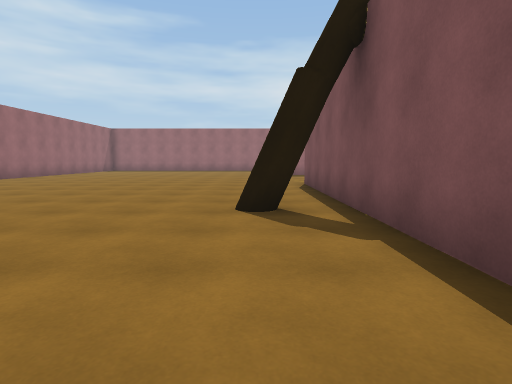
[1] (above)

18 first-person views from a walk through a scene from a Unity 3-D project. The camera is 1.3 m above the floor, tilts 6° down and sees 80° across. The floor is counted in squares, 2 m on a side. Each view is taken from the middle of a square. On the plan, view 1 faces up. The plan holds only what a view shows up to about 10 squares ahead; the rest is blank. The place goes on beyond the plan. The player is left out.

[2]
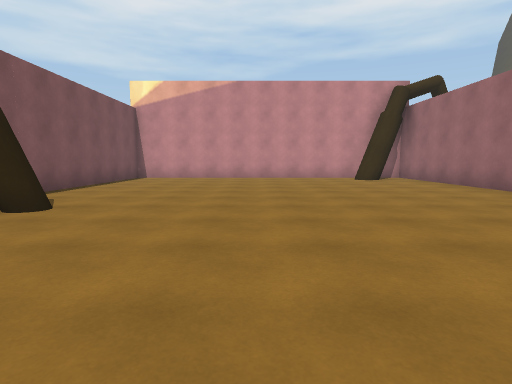

[3]
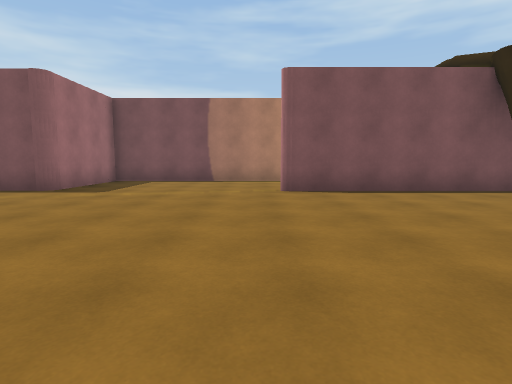

[4]
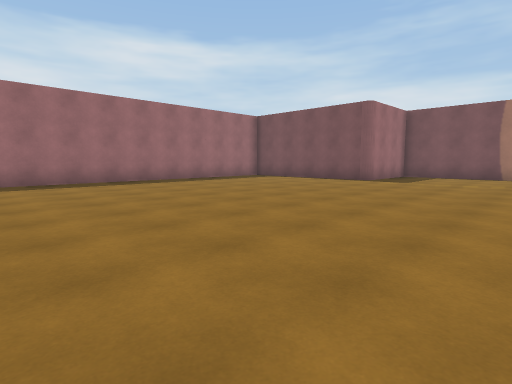

[5]
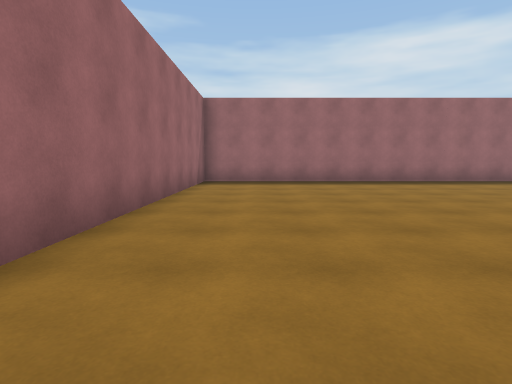

[6]
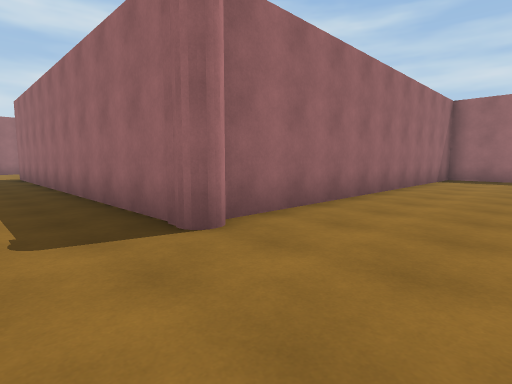

[7]
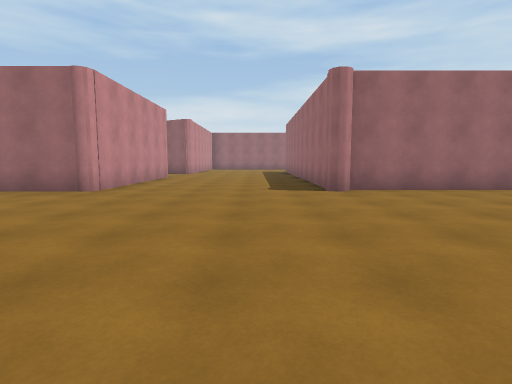

[8]
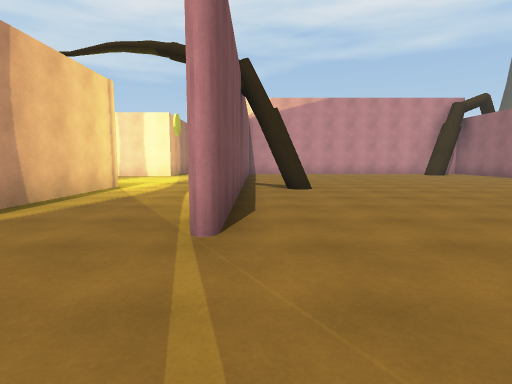

[9]
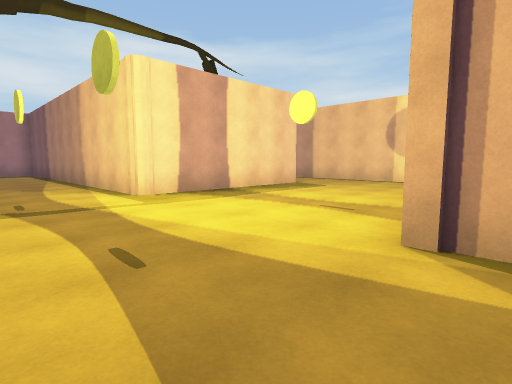

[10]
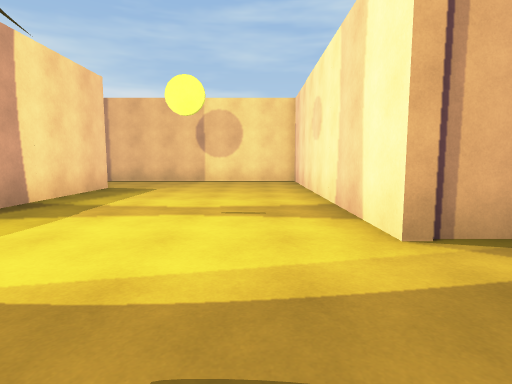

[11]
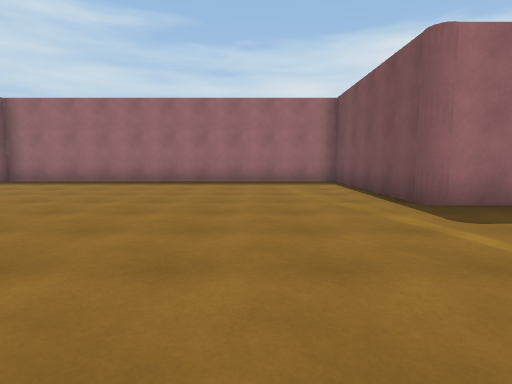

[12]
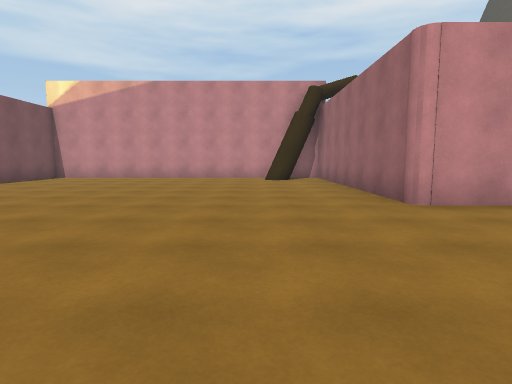

[13]
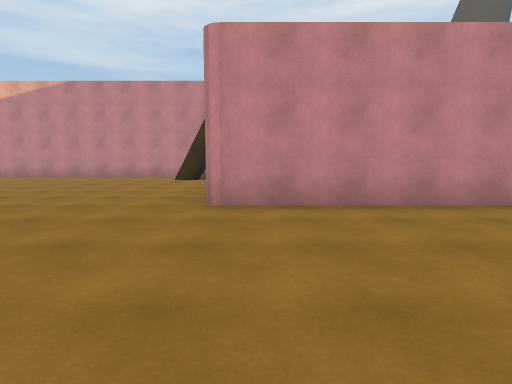

[14]
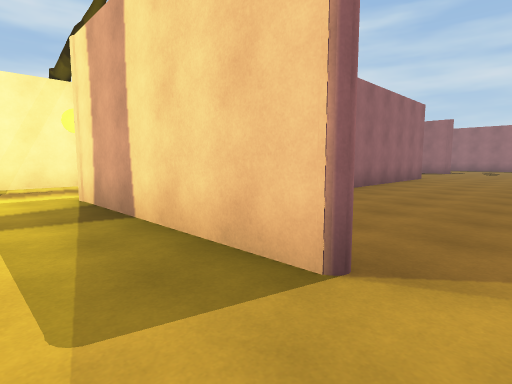

[15]
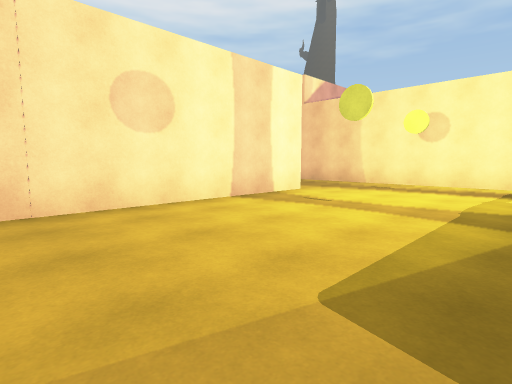

[16]
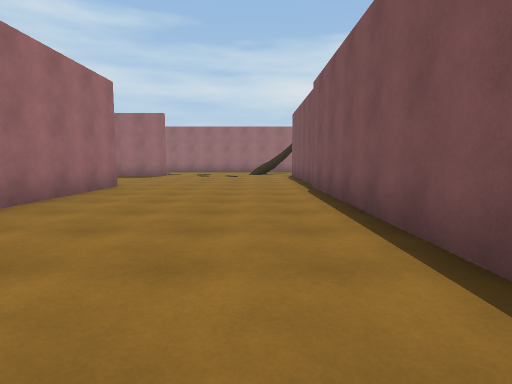

[17]
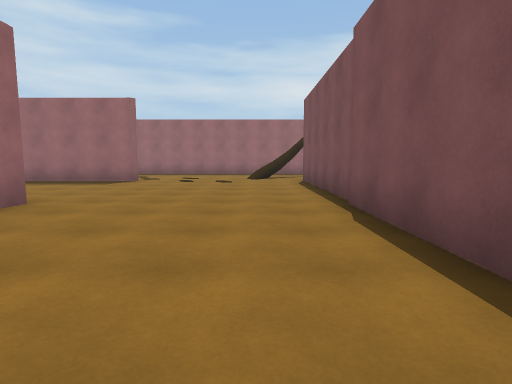

[18]
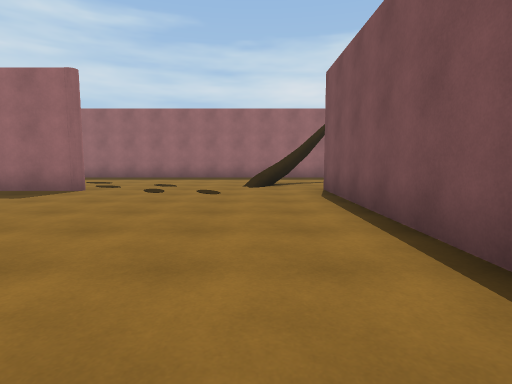

### Floor plan
Points are (right, up) in squares from view 1. A wall is a line through its corners. A room is listed if a view was taken in it or the views show most of it. See-through windows are left out.
Room 1 (views 1, 2, 3, 4, 5, 6, 7, 8, 9, 10, 11, 12, 13, 14, 15)
walls: (-0.2, 4.2) (0.2, 4.3); (0.1, 4.3) (0.5, 4.2); (0.1, 3.8) (-0.1, 3.9); (0.5, 3.8) (0.2, 3.8) (-0.3, 4.2) (0.3, 4.3); (0.4, 3.7) (0.2, 3.8); (1.6, 3.5) (1.6, -2.5); (-8.6, 8.6) (-12.5, 8.6); (-8.3, 3.4) (-8.3, -2.1); (1.3, 13.6) (1.3, 18.4) (-8.6, 18.4) (-8.6, 9); (1.3, -2.1) (1.3, 8.4); (-7.3, -2) (-6.6, -1.9); (-7.3, -2.1) (-7, -2) (-6.5, -2); (-12.5, 3.7) (-8.5, 3.7); (4.4, -2.1) (4.4, -1.2) (11.4, -1.2) (11.4, 3.4); (9.1, 3.5) (4.4, 3.5) (4.4, 13.3) (1.6, 13.3)
ways out: opening at (10, 4) to room 2
Room 2 (views 16, 17, 18)
walls: (6.2, 18.4) (2.9, 18.4); (6.6, 13.5) (6.6, 8.6); (11.4, 7.5) (11.4, 18.8); (11.4, 3.4) (11.4, 4.6)
ways out: opening at (10, 4) to room 1; opening at (11, 22.5); gap at (11, 20)

Where each view was taken, in squares from view 1:
view 1: 0 up, 0 right, facing up
view 2: 8 up, 3 left, facing down
view 3: 9 up, 5 left, facing right
view 4: 9 up, 8 left, facing up-right
view 5: 9 up, 7 left, facing up
view 6: 7 up, 6 left, facing up-left
view 7: 7 up, 2 left, facing left
view 8: 11 up, 1 right, facing down
view 9: 2 down, 2 right, facing up-right
view 10: 0 up, 2 right, facing right
view 11: 9 up, 1 left, facing up
view 12: 8 up, 6 left, facing down
view 13: 8 up, 9 left, facing down
view 14: 2 up, 10 right, facing up-left
view 15: 3 up, 10 right, facing down-left
view 16: 6 up, 10 right, facing up
view 17: 9 up, 10 right, facing up
view 18: 12 up, 10 right, facing up
